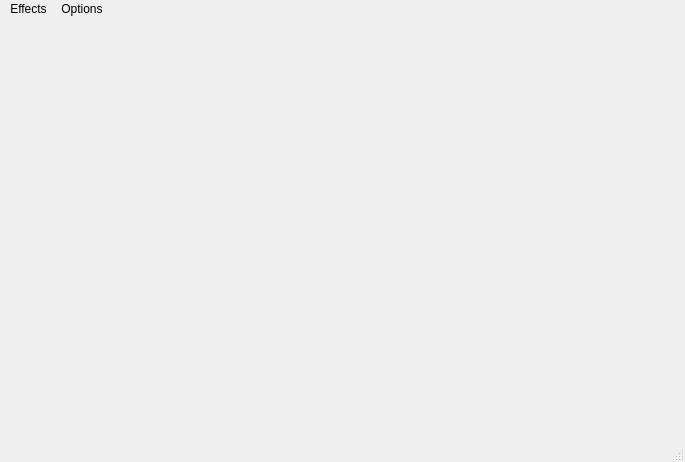
<?xml version="1.0" encoding="UTF-8"?>
<ui version="4.0">
 <class>MainWindow</class>
 <widget class="QMainWindow" name="MainWindow">
  <property name="geometry">
   <rect>
    <x>0</x>
    <y>0</y>
    <width>685</width>
    <height>462</height>
   </rect>
  </property>
  <property name="windowTitle">
   <string>MainWindow</string>
  </property>
  <property name="windowIcon">
   <iconset resource="icons.qrc">
    <normaloff>:/icons/icons/Icon.png</normaloff>:/icons/icons/Icon.png</iconset>
  </property>
  <property name="styleSheet">
   <string notr="true"/>
  </property>
  <widget class="QWidget" name="centralWidget">
   <widget class="QPushButton" name="picBtn">
    <property name="geometry">
     <rect>
      <x>200</x>
      <y>340</y>
      <width>91</width>
      <height>81</height>
     </rect>
    </property>
    <property name="font">
     <font>
      <family>Noto Sans</family>
      <pointsize>9</pointsize>
      <weight>50</weight>
      <italic>false</italic>
      <bold>false</bold>
     </font>
    </property>
    <property name="cursor">
     <cursorShape>PointingHandCursor</cursorShape>
    </property>
    <property name="mouseTracking">
     <bool>false</bool>
    </property>
    <property name="toolTip">
     <string>Take a Pic!</string>
    </property>
    <property name="styleSheet">
     <string notr="true">border: 0px;</string>
    </property>
    <property name="text">
     <string/>
    </property>
    <property name="icon">
     <iconset resource="icons.qrc">
      <normaloff>:/icons/icons/take a pic.png</normaloff>:/icons/icons/take a pic.png</iconset>
    </property>
    <property name="iconSize">
     <size>
      <width>81</width>
      <height>81</height>
     </size>
    </property>
    <property name="checkable">
     <bool>false</bool>
    </property>
    <property name="flat">
     <bool>false</bool>
    </property>
   </widget>
   <widget class="QPushButton" name="recBtn">
    <property name="geometry">
     <rect>
      <x>350</x>
      <y>340</y>
      <width>91</width>
      <height>81</height>
     </rect>
    </property>
    <property name="cursor">
     <cursorShape>PointingHandCursor</cursorShape>
    </property>
    <property name="mouseTracking">
     <bool>false</bool>
    </property>
    <property name="toolTip">
     <string>Start Recording</string>
    </property>
    <property name="styleSheet">
     <string notr="true">border: 0px;</string>
    </property>
    <property name="text">
     <string/>
    </property>
    <property name="icon">
     <iconset resource="icons.qrc">
      <normaloff>:/icons/icons/record.png</normaloff>:/icons/icons/record.png</iconset>
    </property>
    <property name="iconSize">
     <size>
      <width>81</width>
      <height>81</height>
     </size>
    </property>
   </widget>
   <widget class="QPushButton" name="stopRecBtn">
    <property name="geometry">
     <rect>
      <x>350</x>
      <y>340</y>
      <width>91</width>
      <height>81</height>
     </rect>
    </property>
    <property name="cursor">
     <cursorShape>PointingHandCursor</cursorShape>
    </property>
    <property name="mouseTracking">
     <bool>false</bool>
    </property>
    <property name="toolTip">
     <string>Stop Recording</string>
    </property>
    <property name="styleSheet">
     <string notr="true">border: 0px;</string>
    </property>
    <property name="text">
     <string/>
    </property>
    <property name="icon">
     <iconset resource="icons.qrc">
      <normaloff>:/icons/icons/record.png</normaloff>:/icons/icons/record.png</iconset>
    </property>
    <property name="iconSize">
     <size>
      <width>81</width>
      <height>81</height>
     </size>
    </property>
   </widget>
  </widget>
  <widget class="QStatusBar" name="statusBar">
   <property name="palette">
    <palette>
     <active>
      <colorrole role="WindowText">
       <brush brushstyle="SolidPattern">
        <color alpha="255">
         <red>0</red>
         <green>0</green>
         <blue>0</blue>
        </color>
       </brush>
      </colorrole>
      <colorrole role="Button">
       <brush brushstyle="SolidPattern">
        <color alpha="255">
         <red>239</red>
         <green>235</green>
         <blue>231</blue>
        </color>
       </brush>
      </colorrole>
      <colorrole role="Light">
       <brush brushstyle="SolidPattern">
        <color alpha="255">
         <red>255</red>
         <green>255</green>
         <blue>255</blue>
        </color>
       </brush>
      </colorrole>
      <colorrole role="Midlight">
       <brush brushstyle="SolidPattern">
        <color alpha="255">
         <red>247</red>
         <green>245</green>
         <blue>243</blue>
        </color>
       </brush>
      </colorrole>
      <colorrole role="Dark">
       <brush brushstyle="SolidPattern">
        <color alpha="255">
         <red>119</red>
         <green>117</green>
         <blue>115</blue>
        </color>
       </brush>
      </colorrole>
      <colorrole role="Mid">
       <brush brushstyle="SolidPattern">
        <color alpha="255">
         <red>159</red>
         <green>157</green>
         <blue>154</blue>
        </color>
       </brush>
      </colorrole>
      <colorrole role="Text">
       <brush brushstyle="SolidPattern">
        <color alpha="255">
         <red>0</red>
         <green>0</green>
         <blue>0</blue>
        </color>
       </brush>
      </colorrole>
      <colorrole role="BrightText">
       <brush brushstyle="SolidPattern">
        <color alpha="255">
         <red>255</red>
         <green>255</green>
         <blue>255</blue>
        </color>
       </brush>
      </colorrole>
      <colorrole role="ButtonText">
       <brush brushstyle="SolidPattern">
        <color alpha="255">
         <red>0</red>
         <green>0</green>
         <blue>0</blue>
        </color>
       </brush>
      </colorrole>
      <colorrole role="Base">
       <brush brushstyle="SolidPattern">
        <color alpha="255">
         <red>255</red>
         <green>255</green>
         <blue>255</blue>
        </color>
       </brush>
      </colorrole>
      <colorrole role="Window">
       <brush brushstyle="SolidPattern">
        <color alpha="255">
         <red>239</red>
         <green>235</green>
         <blue>231</blue>
        </color>
       </brush>
      </colorrole>
      <colorrole role="Shadow">
       <brush brushstyle="SolidPattern">
        <color alpha="255">
         <red>0</red>
         <green>0</green>
         <blue>0</blue>
        </color>
       </brush>
      </colorrole>
      <colorrole role="AlternateBase">
       <brush brushstyle="SolidPattern">
        <color alpha="255">
         <red>247</red>
         <green>245</green>
         <blue>243</blue>
        </color>
       </brush>
      </colorrole>
      <colorrole role="ToolTipBase">
       <brush brushstyle="SolidPattern">
        <color alpha="255">
         <red>255</red>
         <green>255</green>
         <blue>220</blue>
        </color>
       </brush>
      </colorrole>
      <colorrole role="ToolTipText">
       <brush brushstyle="SolidPattern">
        <color alpha="255">
         <red>0</red>
         <green>0</green>
         <blue>0</blue>
        </color>
       </brush>
      </colorrole>
     </active>
     <inactive>
      <colorrole role="WindowText">
       <brush brushstyle="SolidPattern">
        <color alpha="255">
         <red>0</red>
         <green>0</green>
         <blue>0</blue>
        </color>
       </brush>
      </colorrole>
      <colorrole role="Button">
       <brush brushstyle="SolidPattern">
        <color alpha="255">
         <red>239</red>
         <green>235</green>
         <blue>231</blue>
        </color>
       </brush>
      </colorrole>
      <colorrole role="Light">
       <brush brushstyle="SolidPattern">
        <color alpha="255">
         <red>255</red>
         <green>255</green>
         <blue>255</blue>
        </color>
       </brush>
      </colorrole>
      <colorrole role="Midlight">
       <brush brushstyle="SolidPattern">
        <color alpha="255">
         <red>247</red>
         <green>245</green>
         <blue>243</blue>
        </color>
       </brush>
      </colorrole>
      <colorrole role="Dark">
       <brush brushstyle="SolidPattern">
        <color alpha="255">
         <red>119</red>
         <green>117</green>
         <blue>115</blue>
        </color>
       </brush>
      </colorrole>
      <colorrole role="Mid">
       <brush brushstyle="SolidPattern">
        <color alpha="255">
         <red>159</red>
         <green>157</green>
         <blue>154</blue>
        </color>
       </brush>
      </colorrole>
      <colorrole role="Text">
       <brush brushstyle="SolidPattern">
        <color alpha="255">
         <red>0</red>
         <green>0</green>
         <blue>0</blue>
        </color>
       </brush>
      </colorrole>
      <colorrole role="BrightText">
       <brush brushstyle="SolidPattern">
        <color alpha="255">
         <red>255</red>
         <green>255</green>
         <blue>255</blue>
        </color>
       </brush>
      </colorrole>
      <colorrole role="ButtonText">
       <brush brushstyle="SolidPattern">
        <color alpha="255">
         <red>0</red>
         <green>0</green>
         <blue>0</blue>
        </color>
       </brush>
      </colorrole>
      <colorrole role="Base">
       <brush brushstyle="SolidPattern">
        <color alpha="255">
         <red>255</red>
         <green>255</green>
         <blue>255</blue>
        </color>
       </brush>
      </colorrole>
      <colorrole role="Window">
       <brush brushstyle="SolidPattern">
        <color alpha="255">
         <red>239</red>
         <green>235</green>
         <blue>231</blue>
        </color>
       </brush>
      </colorrole>
      <colorrole role="Shadow">
       <brush brushstyle="SolidPattern">
        <color alpha="255">
         <red>0</red>
         <green>0</green>
         <blue>0</blue>
        </color>
       </brush>
      </colorrole>
      <colorrole role="AlternateBase">
       <brush brushstyle="SolidPattern">
        <color alpha="255">
         <red>247</red>
         <green>245</green>
         <blue>243</blue>
        </color>
       </brush>
      </colorrole>
      <colorrole role="ToolTipBase">
       <brush brushstyle="SolidPattern">
        <color alpha="255">
         <red>255</red>
         <green>255</green>
         <blue>220</blue>
        </color>
       </brush>
      </colorrole>
      <colorrole role="ToolTipText">
       <brush brushstyle="SolidPattern">
        <color alpha="255">
         <red>0</red>
         <green>0</green>
         <blue>0</blue>
        </color>
       </brush>
      </colorrole>
     </inactive>
     <disabled>
      <colorrole role="WindowText">
       <brush brushstyle="SolidPattern">
        <color alpha="255">
         <red>119</red>
         <green>117</green>
         <blue>115</blue>
        </color>
       </brush>
      </colorrole>
      <colorrole role="Button">
       <brush brushstyle="SolidPattern">
        <color alpha="255">
         <red>239</red>
         <green>235</green>
         <blue>231</blue>
        </color>
       </brush>
      </colorrole>
      <colorrole role="Light">
       <brush brushstyle="SolidPattern">
        <color alpha="255">
         <red>255</red>
         <green>255</green>
         <blue>255</blue>
        </color>
       </brush>
      </colorrole>
      <colorrole role="Midlight">
       <brush brushstyle="SolidPattern">
        <color alpha="255">
         <red>247</red>
         <green>245</green>
         <blue>243</blue>
        </color>
       </brush>
      </colorrole>
      <colorrole role="Dark">
       <brush brushstyle="SolidPattern">
        <color alpha="255">
         <red>119</red>
         <green>117</green>
         <blue>115</blue>
        </color>
       </brush>
      </colorrole>
      <colorrole role="Mid">
       <brush brushstyle="SolidPattern">
        <color alpha="255">
         <red>159</red>
         <green>157</green>
         <blue>154</blue>
        </color>
       </brush>
      </colorrole>
      <colorrole role="Text">
       <brush brushstyle="SolidPattern">
        <color alpha="255">
         <red>119</red>
         <green>117</green>
         <blue>115</blue>
        </color>
       </brush>
      </colorrole>
      <colorrole role="BrightText">
       <brush brushstyle="SolidPattern">
        <color alpha="255">
         <red>255</red>
         <green>255</green>
         <blue>255</blue>
        </color>
       </brush>
      </colorrole>
      <colorrole role="ButtonText">
       <brush brushstyle="SolidPattern">
        <color alpha="255">
         <red>119</red>
         <green>117</green>
         <blue>115</blue>
        </color>
       </brush>
      </colorrole>
      <colorrole role="Base">
       <brush brushstyle="SolidPattern">
        <color alpha="255">
         <red>239</red>
         <green>235</green>
         <blue>231</blue>
        </color>
       </brush>
      </colorrole>
      <colorrole role="Window">
       <brush brushstyle="SolidPattern">
        <color alpha="255">
         <red>239</red>
         <green>235</green>
         <blue>231</blue>
        </color>
       </brush>
      </colorrole>
      <colorrole role="Shadow">
       <brush brushstyle="SolidPattern">
        <color alpha="255">
         <red>0</red>
         <green>0</green>
         <blue>0</blue>
        </color>
       </brush>
      </colorrole>
      <colorrole role="AlternateBase">
       <brush brushstyle="SolidPattern">
        <color alpha="255">
         <red>239</red>
         <green>235</green>
         <blue>231</blue>
        </color>
       </brush>
      </colorrole>
      <colorrole role="ToolTipBase">
       <brush brushstyle="SolidPattern">
        <color alpha="255">
         <red>255</red>
         <green>255</green>
         <blue>220</blue>
        </color>
       </brush>
      </colorrole>
      <colorrole role="ToolTipText">
       <brush brushstyle="SolidPattern">
        <color alpha="255">
         <red>0</red>
         <green>0</green>
         <blue>0</blue>
        </color>
       </brush>
      </colorrole>
     </disabled>
    </palette>
   </property>
  </widget>
  <widget class="QMenuBar" name="menuBar">
   <property name="geometry">
    <rect>
     <x>0</x>
     <y>0</y>
     <width>685</width>
     <height>20</height>
    </rect>
   </property>
   <property name="palette">
    <palette>
     <active>
      <colorrole role="Base">
       <brush brushstyle="SolidPattern">
        <color alpha="0">
         <red>191</red>
         <green>64</green>
         <blue>64</blue>
        </color>
       </brush>
      </colorrole>
      <colorrole role="Window">
       <brush brushstyle="SolidPattern">
        <color alpha="0">
         <red>191</red>
         <green>64</green>
         <blue>64</blue>
        </color>
       </brush>
      </colorrole>
     </active>
     <inactive>
      <colorrole role="Base">
       <brush brushstyle="SolidPattern">
        <color alpha="0">
         <red>191</red>
         <green>64</green>
         <blue>64</blue>
        </color>
       </brush>
      </colorrole>
      <colorrole role="Window">
       <brush brushstyle="SolidPattern">
        <color alpha="0">
         <red>191</red>
         <green>64</green>
         <blue>64</blue>
        </color>
       </brush>
      </colorrole>
     </inactive>
     <disabled>
      <colorrole role="Base">
       <brush brushstyle="SolidPattern">
        <color alpha="0">
         <red>191</red>
         <green>64</green>
         <blue>64</blue>
        </color>
       </brush>
      </colorrole>
      <colorrole role="Window">
       <brush brushstyle="SolidPattern">
        <color alpha="0">
         <red>191</red>
         <green>64</green>
         <blue>64</blue>
        </color>
       </brush>
      </colorrole>
     </disabled>
    </palette>
   </property>
   <property name="styleSheet">
    <string notr="true"/>
   </property>
   <widget class="QMenu" name="menuEffects">
    <property name="palette">
     <palette>
      <active>
       <colorrole role="Base">
        <brush brushstyle="SolidPattern">
         <color alpha="0">
          <red>191</red>
          <green>64</green>
          <blue>64</blue>
         </color>
        </brush>
       </colorrole>
       <colorrole role="Window">
        <brush brushstyle="SolidPattern">
         <color alpha="0">
          <red>191</red>
          <green>64</green>
          <blue>64</blue>
         </color>
        </brush>
       </colorrole>
      </active>
      <inactive>
       <colorrole role="Base">
        <brush brushstyle="SolidPattern">
         <color alpha="0">
          <red>191</red>
          <green>64</green>
          <blue>64</blue>
         </color>
        </brush>
       </colorrole>
       <colorrole role="Window">
        <brush brushstyle="SolidPattern">
         <color alpha="0">
          <red>191</red>
          <green>64</green>
          <blue>64</blue>
         </color>
        </brush>
       </colorrole>
      </inactive>
      <disabled>
       <colorrole role="Base">
        <brush brushstyle="SolidPattern">
         <color alpha="0">
          <red>191</red>
          <green>64</green>
          <blue>64</blue>
         </color>
        </brush>
       </colorrole>
       <colorrole role="Window">
        <brush brushstyle="SolidPattern">
         <color alpha="0">
          <red>191</red>
          <green>64</green>
          <blue>64</blue>
         </color>
        </brush>
       </colorrole>
      </disabled>
     </palette>
    </property>
    <property name="cursor">
     <cursorShape>PointingHandCursor</cursorShape>
    </property>
    <property name="styleSheet">
     <string notr="true"/>
    </property>
    <property name="title">
     <string>Effects</string>
    </property>
    <addaction name="actionColor_Contours"/>
    <addaction name="actionSobel"/>
    <addaction name="actionCanny_Edges"/>
    <addaction name="actionNo_Effects"/>
   </widget>
   <widget class="QMenu" name="menuOptions">
    <property name="palette">
     <palette>
      <active>
       <colorrole role="Base">
        <brush brushstyle="SolidPattern">
         <color alpha="0">
          <red>191</red>
          <green>64</green>
          <blue>64</blue>
         </color>
        </brush>
       </colorrole>
       <colorrole role="Window">
        <brush brushstyle="SolidPattern">
         <color alpha="0">
          <red>191</red>
          <green>64</green>
          <blue>64</blue>
         </color>
        </brush>
       </colorrole>
      </active>
      <inactive>
       <colorrole role="Base">
        <brush brushstyle="SolidPattern">
         <color alpha="0">
          <red>191</red>
          <green>64</green>
          <blue>64</blue>
         </color>
        </brush>
       </colorrole>
       <colorrole role="Window">
        <brush brushstyle="SolidPattern">
         <color alpha="0">
          <red>191</red>
          <green>64</green>
          <blue>64</blue>
         </color>
        </brush>
       </colorrole>
      </inactive>
      <disabled>
       <colorrole role="Base">
        <brush brushstyle="SolidPattern">
         <color alpha="0">
          <red>191</red>
          <green>64</green>
          <blue>64</blue>
         </color>
        </brush>
       </colorrole>
       <colorrole role="Window">
        <brush brushstyle="SolidPattern">
         <color alpha="0">
          <red>191</red>
          <green>64</green>
          <blue>64</blue>
         </color>
        </brush>
       </colorrole>
      </disabled>
     </palette>
    </property>
    <property name="cursor">
     <cursorShape>PointingHandCursor</cursorShape>
    </property>
    <property name="styleSheet">
     <string notr="true"/>
    </property>
    <property name="title">
     <string>Options</string>
    </property>
    <addaction name="actionVideo_Settings"/>
    <addaction name="actionAbout_PicMoments"/>
   </widget>
   <addaction name="menuEffects"/>
   <addaction name="menuOptions"/>
  </widget>
  <action name="actionCanny_Edges">
   <property name="checkable">
    <bool>true</bool>
   </property>
   <property name="checked">
    <bool>false</bool>
   </property>
   <property name="enabled">
    <bool>true</bool>
   </property>
   <property name="text">
    <string>Canny Edges</string>
   </property>
  </action>
  <action name="actionAbout_PicMoments">
   <property name="checkable">
    <bool>true</bool>
   </property>
   <property name="text">
    <string>About PicMoments...</string>
   </property>
  </action>
  <action name="actionColor_Contours">
   <property name="checkable">
    <bool>true</bool>
   </property>
   <property name="text">
    <string>Color Contours</string>
   </property>
  </action>
  <action name="actionVideo_Settings">
   <property name="checkable">
    <bool>true</bool>
   </property>
   <property name="text">
    <string>Video Settings</string>
   </property>
  </action>
  <action name="actionSobel">
   <property name="checkable">
    <bool>true</bool>
   </property>
   <property name="text">
    <string>Sobel</string>
   </property>
  </action>
  <action name="actionNo_Effects">
   <property name="checkable">
    <bool>true</bool>
   </property>
   <property name="text">
    <string>No Effects</string>
   </property>
  </action>
 </widget>
 <layoutdefault spacing="6" margin="11"/>
 <resources>
  <include location="icons.qrc"/>
 </resources>
 <connections/>
</ui>
